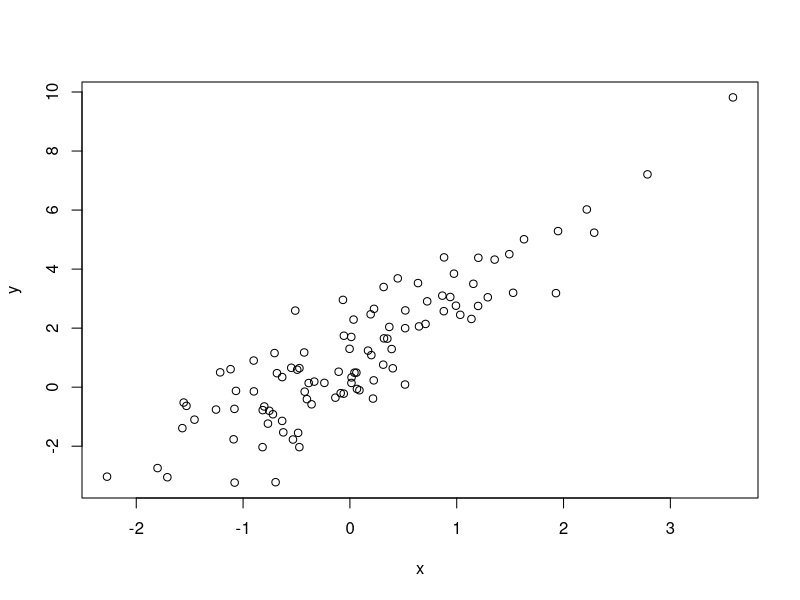

This figure's R source:
## ---- chunk 1
knitr::opts_chunk$set(echo = TRUE)
## ---- chunk 2
rm(list = ls())
graphics.off()
## ---- chunk 3
x <- rnorm(n = 100, mean = 0, sd = 1)
## ---- chunk 4
z <- rnorm(n = 100, mean = 0, sd = 1)
## ---- chunk 5
y <- 2.2 * x + 1.1 + z
## ---- chunk 6
plot(x, y)
